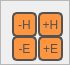
           <widget class="QFrame" name="frame_11">
            <property name="minimumSize">
             <size>
              <width>70</width>
              <height>65</height>
             </size>
            </property>
            <property name="maximumSize">
             <size>
              <width>70</width>
              <height>65</height>
             </size>
            </property>
            <property name="frameShape">
             <enum>QFrame::StyledPanel</enum>
            </property>
            <property name="frameShadow">
             <enum>QFrame::Raised</enum>
            </property>
            <layout class="QGridLayout" name="gridLayout_11">
             <item row="0" column="0">
              <widget class="QPushButton" name="p17">
               <property name="enabled">
                <bool>false</bool>
               </property>
               <property name="minimumSize">
                <size>
                 <width>25</width>
                 <height>25</height>
                </size>
               </property>
               <property name="maximumSize">
                <size>
                 <width>25</width>
                 <height>25</height>
                </size>
               </property>
               <property name="font">
                <font>
                 <pointsize>9</pointsize>
                </font>
               </property>
               <property name="styleSheet">
                <string notr="true">QPushButton {
background-color:rgb(47, 47, 47);
color: rgb(255, 255, 255);
border-style: solid;
border-radius:5px;
border-width:2px; 
border-color:rgb(255, 85, 0);
}
QPushButton:hover {
border-width:3px; 
border-color:rgb(255, 115, 30);
}
QPushButton:pressed {
background-color:rgb(255, 115, 30);
border-color: rgb(255, 195, 110);
border-width: 4px;     
}
QPushButton:disabled{
background-color: rgb(255, 149, 62);
color: rgb(83, 83, 83);
border-color:rgb(83, 83, 83);
}

</string>
               </property>
               <property name="text">
                <string>-H</string>
               </property>
              </widget>
             </item>
             <item row="1" column="0">
              <widget class="QPushButton" name="p19">
               <property name="enabled">
                <bool>false</bool>
               </property>
               <property name="minimumSize">
                <size>
                 <width>25</width>
                 <height>25</height>
                </size>
               </property>
               <property name="maximumSize">
                <size>
                 <width>25</width>
                 <height>25</height>
                </size>
               </property>
               <property name="font">
                <font>
                 <pointsize>9</pointsize>
                </font>
               </property>
               <property name="styleSheet">
                <string notr="true">QPushButton {
background-color:rgb(47, 47, 47);
color: rgb(255, 255, 255);
border-style: solid;
border-radius:5px;
border-width:2px; 
border-color:rgb(255, 85, 0);
}
QPushButton:hover {
border-width:3px; 
border-color:rgb(255, 115, 30);
}
QPushButton:pressed {
background-color:rgb(255, 115, 30);
border-color: rgb(255, 195, 110);
border-width: 4px;     
}
QPushButton:disabled{
background-color: rgb(255, 149, 62);
color: rgb(83, 83, 83);
border-color:rgb(83, 83, 83);
}

</string>
               </property>
               <property name="text">
                <string>-E</string>
               </property>
              </widget>
             </item>
             <item row="1" column="1">
              <widget class="QPushButton" name="p20">
               <property name="enabled">
                <bool>false</bool>
               </property>
               <property name="minimumSize">
                <size>
                 <width>25</width>
                 <height>25</height>
                </size>
               </property>
               <property name="maximumSize">
                <size>
                 <width>25</width>
                 <height>25</height>
                </size>
               </property>
               <property name="font">
                <font>
                 <pointsize>9</pointsize>
                </font>
               </property>
               <property name="styleSheet">
                <string notr="true">QPushButton {
background-color:rgb(47, 47, 47);
color: rgb(255, 255, 255);
border-style: solid;
border-radius:5px;
border-width:2px; 
border-color:rgb(255, 85, 0);
}
QPushButton:hover {
border-width:3px; 
border-color:rgb(255, 115, 30);
}
QPushButton:pressed {
background-color:rgb(255, 115, 30);
border-color: rgb(255, 195, 110);
border-width: 4px;     
}
QPushButton:disabled{
background-color: rgb(255, 149, 62);
color: rgb(83, 83, 83);
border-color:rgb(83, 83, 83);
}

</string>
               </property>
               <property name="text">
                <string>+E</string>
               </property>
              </widget>
             </item>
             <item row="0" column="1">
              <widget class="QPushButton" name="p18">
               <property name="enabled">
                <bool>false</bool>
               </property>
               <property name="minimumSize">
                <size>
                 <width>25</width>
                 <height>25</height>
                </size>
               </property>
               <property name="maximumSize">
                <size>
                 <width>25</width>
                 <height>25</height>
                </size>
               </property>
               <property name="font">
                <font>
                 <pointsize>9</pointsize>
                </font>
               </property>
               <property name="styleSheet">
                <string notr="true">QPushButton {
background-color:rgb(47, 47, 47);
color: rgb(255, 255, 255);
border-style: solid;
border-radius:5px;
border-width:2px; 
border-color:rgb(255, 85, 0);
}
QPushButton:hover {
border-width:3px; 
border-color:rgb(255, 115, 30);
}
QPushButton:pressed {
background-color:rgb(255, 115, 30);
border-color: rgb(255, 195, 110);
border-width: 4px;     
}
QPushButton:disabled{
background-color: rgb(255, 149, 62);
color: rgb(83, 83, 83);
border-color:rgb(83, 83, 83);
}

</string>
               </property>
               <property name="text">
                <string>+H</string>
               </property>
              </widget>
             </item>
            </layout>
           </widget>
